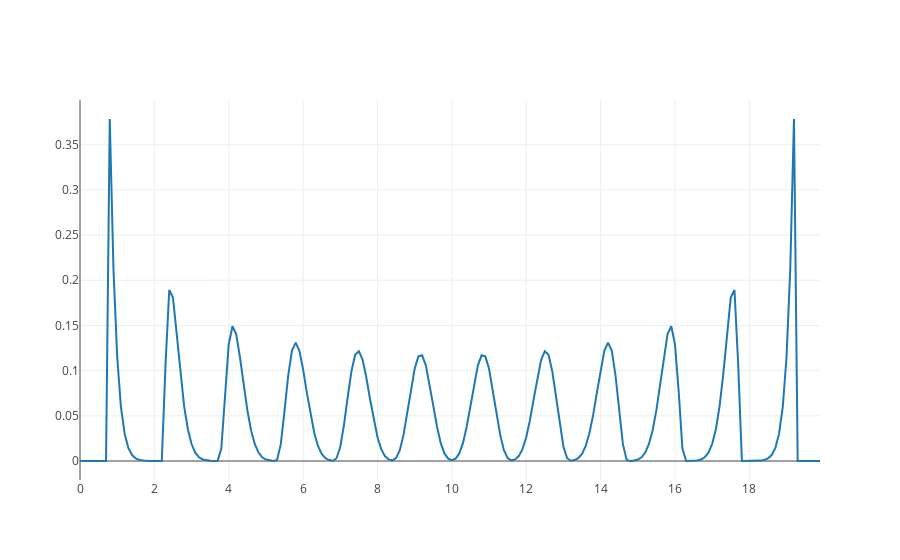

Notebook code for this chart:
### Code cell
py.iplot([Scatter(x=xs, y=ys)])  # There is something going on!

### Figure 1 — Plotly figure (JSON) as saved in the notebook; plotly's stock layout.template omitted (floating-point values rounded to 4 significant figures; data arrays with more than 128 entries replaced by an {"elided": "..."} marker saying what was removed)
{"data": [{"type": "scatter", "x": {"elided": "200 float values"}, "y": {"elided": "200 float values"}}], "layout": {}}
